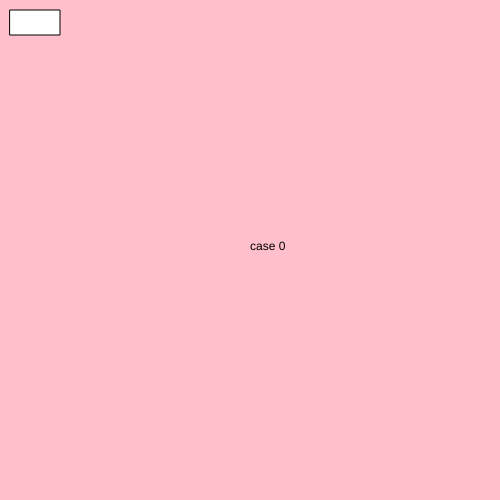
Frame 1 (no input)
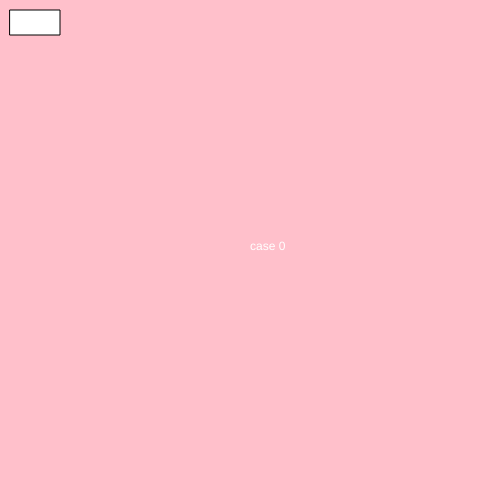
Frame 60 (no input)
Frame 120 (the mouse pressed at the canvas centre since frame 60): identical to frame 60, image omitted

The p5.js sketch that drew these frames (run headless with seeded random() and noise() and a simulated clock; from frame 60 on, the mouse is pressed at the canvas centre):

// p5.js sketch
// ── sketch.js
let myState = 0;

function setup() {
  createCanvas(500, 500);
}

function draw() {

  switch (myState) {
    case 0:
      background('pink');
      text("case 0", 250, 250);
      break;

    case 1:
      background('purple');
      text("case 1", 250, 250);
      break;

    case 2:
      background('grey');
      text("case 2", 250, 250);
      break;

  }

fill('white');
rect(10, 10, 50, 25);

}

function mouseReleased() {

if ((mouseX > 10) && (mouseX < 60) && (mouseY > 10) && (mouseY < 35)) {

  myState++;
  if (myState > 2) {
    myState = 0;
  }
}
}
